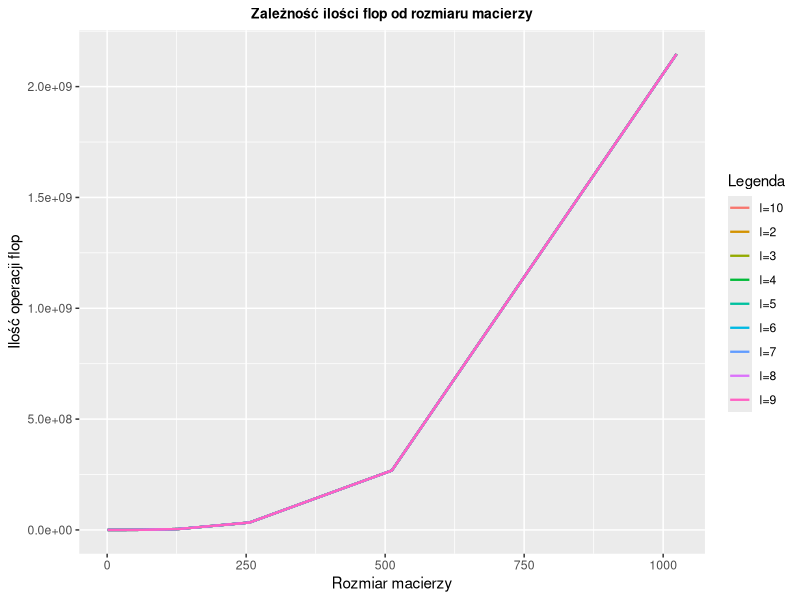

The R script that drew this image:
library(ggplot2)
lines <- readLines("operationsCount.txt")

matrix <- list()
labels <- list()

for (line in lines) {
  # Jeśli linia zaczyna się od 'l' to traktujemy ją jako etykietę
  if (startsWith(line, "l")) {
    labels <- c(labels, as.integer(sub("l=", "", line)))
  } else {
    matrix <- c(matrix, list(as.integer(strsplit(line, " ")[[1]])))
  }
}

# Inicjalizacja pustej ramki danych
all_data <- data.frame()

# Przetwarzanie danych
for (i in 2:length(matrix)) {
  x <- matrix[[1]]
  y <- matrix[[i]]
  label <- paste("l=", labels[[i - 1]], sep="")
  
  data <- data.frame(x, y, label)
  
  # Dodanie danych do ogólnej ramki danych
  all_data <- rbind(all_data, data)
}

# Tworzenie wykresu
p <- ggplot(all_data, aes(x = x, y = y, color = label)) +
  geom_line(size = 0.8) +
  labs(x = "Rozmiar macierzy", y = "Ilość operacji flop", 
       title = "Zależność ilości flop od rozmiaru macierzy", color = "Legenda") +
  theme(plot.title = element_text(hjust = 0.5,  size = 10, face = "bold")) + 
  theme(legend.position = "right")  


print(p)